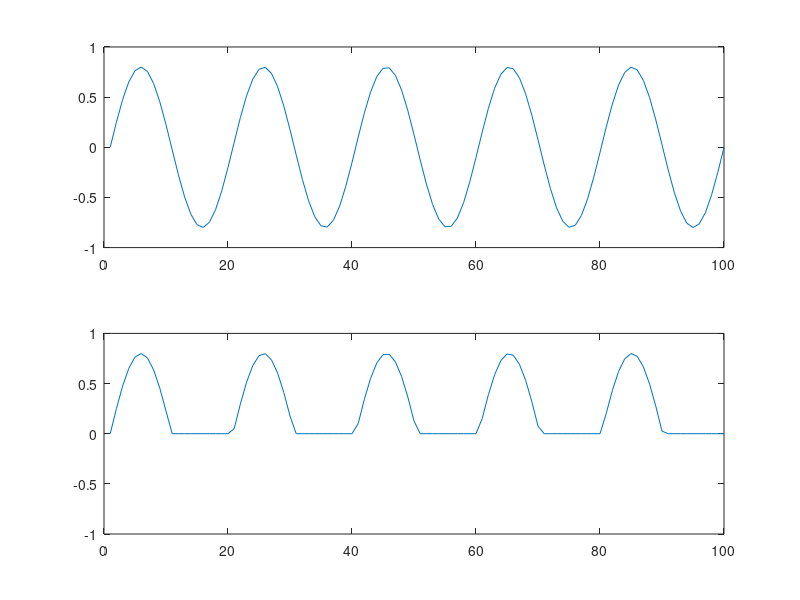

Source code (MATLAB):
l=linspace(0,10,100);%genereaza un vector cu 100 de puncte egal distantate intre 0 si 10
s=0.8*sin(2*pi*50*l);%functia semnalului
subplot(211)
plot(s);%reprezentarea grafica a lui s

for t=1:100
    if 0.8*sin(2*pi*50*l(t))<=0         %pentru fiecare punct de la 0 la 100 se verifica daca semnalul devine negativ, in acest caz reprezentarea sa fiind 0. 
        s(t)=0;
    else
        s(t) = 0.8*sin(2*pi*50*l(t));   %altfel, semnalul ramane neschimbat.
        
    end
end
subplot(212)
plot(s);%reprezentarea grafica a lui s
axis([0 100 -1 1])